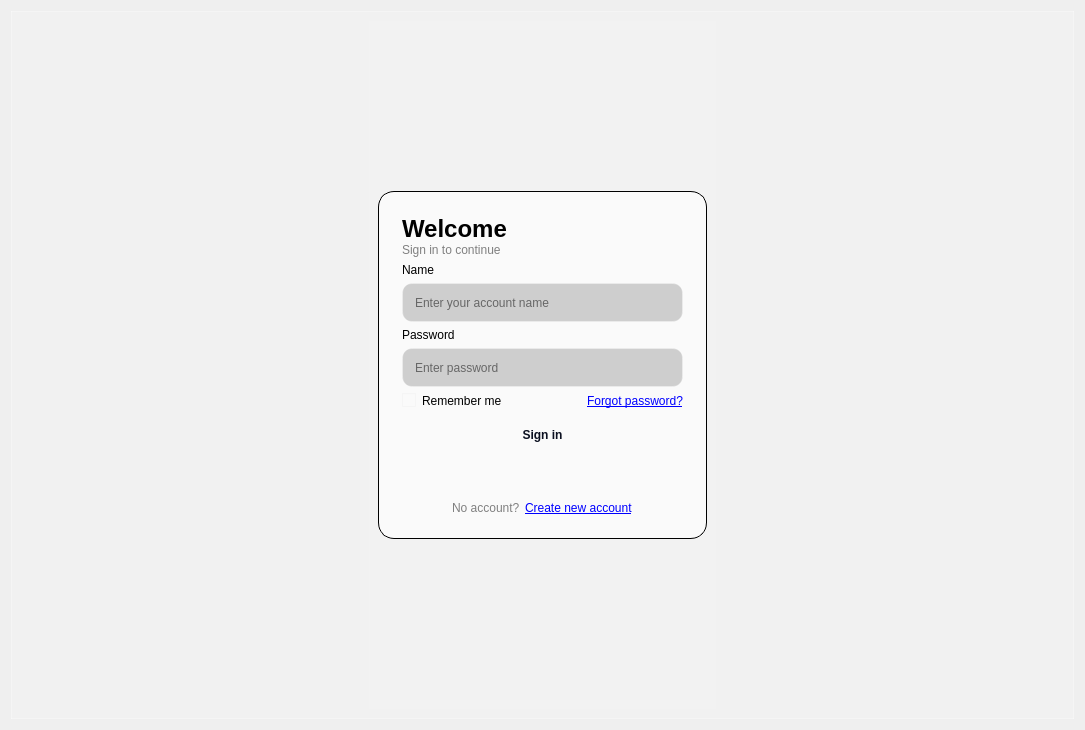
<?xml version="1.0" encoding="UTF-8"?>
<ui version="4.0">
 <class>Dialog</class>
 <widget class="QDialog" name="Dialog">
  <property name="geometry">
   <rect>
    <x>0</x>
    <y>0</y>
    <width>1085</width>
    <height>730</height>
   </rect>
  </property>
  <property name="windowTitle">
   <string>Dialog</string>
  </property>
  <layout class="QHBoxLayout" name="horizontalLayout">
   <item>
    <widget class="QFrame" name="frame">
     <property name="sizePolicy">
      <sizepolicy hsizetype="Expanding" vsizetype="Expanding">
       <horstretch>0</horstretch>
       <verstretch>0</verstretch>
      </sizepolicy>
     </property>
     <property name="styleSheet">
      <string notr="true">background: rgba(255,255,255,0.10);
border: 1px solid rgba(255,255,255,0.32);</string>
     </property>
     <property name="frameShape">
      <enum>QFrame::Shape::StyledPanel</enum>
     </property>
     <property name="frameShadow">
      <enum>QFrame::Shadow::Raised</enum>
     </property>
     <layout class="QHBoxLayout" name="horizontalLayout_4">
      <item>
       <spacer name="horizontalSpacer_2">
        <property name="orientation">
         <enum>Qt::Orientation::Horizontal</enum>
        </property>
        <property name="sizeHint" stdset="0">
         <size>
          <width>342</width>
          <height>20</height>
         </size>
        </property>
       </spacer>
      </item>
      <item>
       <widget class="QFrame" name="frame_2">
        <property name="sizePolicy">
         <sizepolicy hsizetype="Expanding" vsizetype="Preferred">
          <horstretch>0</horstretch>
          <verstretch>0</verstretch>
         </sizepolicy>
        </property>
        <property name="styleSheet">
         <string notr="true">#frame_2 {
	border:none;
}</string>
        </property>
        <property name="frameShape">
         <enum>QFrame::Shape::StyledPanel</enum>
        </property>
        <property name="frameShadow">
         <enum>QFrame::Shadow::Raised</enum>
        </property>
        <layout class="QVBoxLayout" name="verticalLayout">
         <item>
          <spacer name="verticalSpacer_2">
           <property name="orientation">
            <enum>Qt::Orientation::Vertical</enum>
           </property>
           <property name="sizeHint" stdset="0">
            <size>
             <width>20</width>
             <height>40</height>
            </size>
           </property>
          </spacer>
         </item>
         <item>
          <widget class="QFrame" name="frame_3">
           <property name="sizePolicy">
            <sizepolicy hsizetype="Expanding" vsizetype="Expanding">
             <horstretch>0</horstretch>
             <verstretch>0</verstretch>
            </sizepolicy>
           </property>
           <property name="styleSheet">
            <string notr="true">#frame_3 {
	border: 1px solid #000000;
	border-radius: 16px;
	padding: 14px;
	background-color: rgba(255,255,255,0.64);
}
</string>
           </property>
           <property name="frameShape">
            <enum>QFrame::Shape::StyledPanel</enum>
           </property>
           <property name="frameShadow">
            <enum>QFrame::Shadow::Raised</enum>
           </property>
           <layout class="QVBoxLayout" name="verticalLayout_2">
            <item>
             <widget class="QFrame" name="frame_4">
              <property name="sizePolicy">
               <sizepolicy hsizetype="Expanding" vsizetype="Fixed">
                <horstretch>0</horstretch>
                <verstretch>0</verstretch>
               </sizepolicy>
              </property>
              <property name="styleSheet">
               <string notr="true">border: none;</string>
              </property>
              <property name="frameShape">
               <enum>QFrame::Shape::StyledPanel</enum>
              </property>
              <property name="frameShadow">
               <enum>QFrame::Shadow::Raised</enum>
              </property>
              <layout class="QVBoxLayout" name="verticalLayout_3">
               <property name="leftMargin">
                <number>0</number>
               </property>
               <property name="topMargin">
                <number>0</number>
               </property>
               <property name="rightMargin">
                <number>0</number>
               </property>
               <property name="bottomMargin">
                <number>0</number>
               </property>
               <item>
                <widget class="QFrame" name="frame_6">
                 <property name="styleSheet">
                  <string notr="true">border: none;</string>
                 </property>
                 <property name="frameShape">
                  <enum>QFrame::Shape::StyledPanel</enum>
                 </property>
                 <property name="frameShadow">
                  <enum>QFrame::Shadow::Raised</enum>
                 </property>
                 <layout class="QVBoxLayout" name="verticalLayout_5">
                  <property name="spacing">
                   <number>0</number>
                  </property>
                  <property name="leftMargin">
                   <number>0</number>
                  </property>
                  <property name="topMargin">
                   <number>0</number>
                  </property>
                  <property name="rightMargin">
                   <number>0</number>
                  </property>
                  <property name="bottomMargin">
                   <number>0</number>
                  </property>
                  <item>
                   <widget class="QFrame" name="frame_7">
                    <property name="styleSheet">
                     <string notr="true">border: none;</string>
                    </property>
                    <property name="frameShape">
                     <enum>QFrame::Shape::StyledPanel</enum>
                    </property>
                    <property name="frameShadow">
                     <enum>QFrame::Shadow::Raised</enum>
                    </property>
                    <layout class="QHBoxLayout" name="horizontalLayout_2">
                     <property name="leftMargin">
                      <number>0</number>
                     </property>
                     <property name="topMargin">
                      <number>0</number>
                     </property>
                     <property name="rightMargin">
                      <number>0</number>
                     </property>
                     <property name="bottomMargin">
                      <number>0</number>
                     </property>
                     <item>
                      <widget class="QLabel" name="label">
                       <property name="font">
                        <font>
                         <pointsize>18</pointsize>
                         <bold>true</bold>
                        </font>
                       </property>
                       <property name="styleSheet">
                        <string notr="true">border: none;</string>
                       </property>
                       <property name="text">
                        <string>Welcome</string>
                       </property>
                      </widget>
                     </item>
                    </layout>
                   </widget>
                  </item>
                  <item>
                   <widget class="QFrame" name="frame_8">
                    <property name="frameShape">
                     <enum>QFrame::Shape::StyledPanel</enum>
                    </property>
                    <property name="frameShadow">
                     <enum>QFrame::Shadow::Raised</enum>
                    </property>
                    <layout class="QHBoxLayout" name="horizontalLayout_3">
                     <property name="leftMargin">
                      <number>0</number>
                     </property>
                     <property name="topMargin">
                      <number>0</number>
                     </property>
                     <property name="rightMargin">
                      <number>0</number>
                     </property>
                     <property name="bottomMargin">
                      <number>0</number>
                     </property>
                     <item>
                      <widget class="QLabel" name="label_5">
                       <property name="styleSheet">
                        <string notr="true">color: gray;
border: none;</string>
                       </property>
                       <property name="text">
                        <string>Sign in to continue</string>
                       </property>
                      </widget>
                     </item>
                    </layout>
                   </widget>
                  </item>
                 </layout>
                </widget>
               </item>
               <item>
                <widget class="QLabel" name="label_2">
                 <property name="text">
                  <string>Name</string>
                 </property>
                </widget>
               </item>
               <item>
                <widget class="QLineEdit" name="lineEdit">
                 <property name="styleSheet">
                  <string notr="true">QLineEdit {
height: 25px;
color: #000000;
background: rgba(0,0,0,0.18);
border: 1px solid rgba(255,255,255,0.24);
border-radius: 10px;
padding: 6px 10px;
}
QLineEdit:focus {
border: 1px solid #7c5cff;
background: rgba(0,0,0,0.12);
}
QLineEdit:disabled {
color: #9aa3b2;
background: rgba(0,0,0,0.08);
border-color: rgba(255,255,255,0.16);
}</string>
                 </property>
                 <property name="placeholderText">
                  <string>Enter your account name</string>
                 </property>
                </widget>
               </item>
              </layout>
             </widget>
            </item>
            <item>
             <widget class="QFrame" name="frame_5">
              <property name="sizePolicy">
               <sizepolicy hsizetype="Expanding" vsizetype="Fixed">
                <horstretch>0</horstretch>
                <verstretch>0</verstretch>
               </sizepolicy>
              </property>
              <property name="styleSheet">
               <string notr="true">border: none;</string>
              </property>
              <property name="frameShape">
               <enum>QFrame::Shape::StyledPanel</enum>
              </property>
              <property name="frameShadow">
               <enum>QFrame::Shadow::Raised</enum>
              </property>
              <layout class="QVBoxLayout" name="verticalLayout_4">
               <property name="leftMargin">
                <number>0</number>
               </property>
               <property name="topMargin">
                <number>0</number>
               </property>
               <property name="rightMargin">
                <number>0</number>
               </property>
               <property name="bottomMargin">
                <number>0</number>
               </property>
               <item>
                <widget class="QLabel" name="label_3">
                 <property name="text">
                  <string>Password</string>
                 </property>
                </widget>
               </item>
               <item>
                <widget class="QLineEdit" name="lineEdit_2">
                 <property name="styleSheet">
                  <string notr="true">QLineEdit {
height: 25px;
color: #000000;
background: rgba(0,0,0,0.18);
border: 1px solid rgba(255,255,255,0.24);
border-radius: 10px;
padding: 6px 10px;
}
QLineEdit:focus {
border: 1px solid #7c5cff;
background: rgba(0,0,0,0.12);
}
QLineEdit:disabled {
color: #9aa3b2;
background: rgba(0,0,0,0.08);
border-color: rgba(255,255,255,0.16);
}</string>
                 </property>
                 <property name="placeholderText">
                  <string>Enter password</string>
                 </property>
                </widget>
               </item>
              </layout>
             </widget>
            </item>
            <item>
             <widget class="QFrame" name="frame_9">
              <property name="styleSheet">
               <string notr="true">border: none;</string>
              </property>
              <property name="frameShape">
               <enum>QFrame::Shape::StyledPanel</enum>
              </property>
              <property name="frameShadow">
               <enum>QFrame::Shadow::Raised</enum>
              </property>
              <layout class="QHBoxLayout" name="horizontalLayout_5">
               <property name="leftMargin">
                <number>0</number>
               </property>
               <property name="topMargin">
                <number>0</number>
               </property>
               <property name="rightMargin">
                <number>0</number>
               </property>
               <property name="bottomMargin">
                <number>0</number>
               </property>
               <item alignment="Qt::AlignmentFlag::AlignLeft">
                <widget class="QCheckBox" name="checkBox">
                 <property name="text">
                  <string>Remember me</string>
                 </property>
                </widget>
               </item>
               <item alignment="Qt::AlignmentFlag::AlignRight">
                <widget class="QLabel" name="label_6">
                 <property name="font">
                  <font>
                   <underline>true</underline>
                  </font>
                 </property>
                 <property name="styleSheet">
                  <string notr="true">color: blue;</string>
                 </property>
                 <property name="text">
                  <string>Forgot password?</string>
                 </property>
                </widget>
               </item>
              </layout>
             </widget>
            </item>
            <item>
             <widget class="QPushButton" name="pushButton">
              <property name="styleSheet">
               <string notr="true">QPushButton {
color: #0b1020;
font-weight: 600;
padding: 8px 14px;
border: none;
border-radius: 12px;
height: 25px;
background: qlineargradient(
x1:0, y1:0, x2:1, y2:1,
stop:0 #7c5cff,
stop:1 #00d1ff
);
}
QPushButton:hover {
background: qlineargradient(
x1:0, y1:0, x2:1, y2:1,
stop:0 #8a6dff,
stop:1 #1ae0ff
);
}
QPushButton:pressed {
background: qlineargradient(
x1:0, y1:0, x2:1, y2:1,
stop:0 #6c4df0,
stop:1 #00bcea
);
padding-top: 9px; padding-bottom: 7px;
}</string>
              </property>
              <property name="text">
               <string>Sign in</string>
              </property>
             </widget>
            </item>
            <item>
             <spacer name="verticalSpacer_3">
              <property name="orientation">
               <enum>Qt::Orientation::Vertical</enum>
              </property>
              <property name="sizeHint" stdset="0">
               <size>
                <width>20</width>
                <height>40</height>
               </size>
              </property>
             </spacer>
            </item>
            <item alignment="Qt::AlignmentFlag::AlignHCenter">
             <widget class="QFrame" name="frame_10">
              <property name="sizePolicy">
               <sizepolicy hsizetype="Fixed" vsizetype="Fixed">
                <horstretch>0</horstretch>
                <verstretch>0</verstretch>
               </sizepolicy>
              </property>
              <property name="styleSheet">
               <string notr="true">border: none;</string>
              </property>
              <property name="frameShape">
               <enum>QFrame::Shape::StyledPanel</enum>
              </property>
              <property name="frameShadow">
               <enum>QFrame::Shadow::Raised</enum>
              </property>
              <layout class="QHBoxLayout" name="horizontalLayout_6">
               <property name="spacing">
                <number>5</number>
               </property>
               <property name="leftMargin">
                <number>0</number>
               </property>
               <property name="topMargin">
                <number>0</number>
               </property>
               <property name="rightMargin">
                <number>0</number>
               </property>
               <property name="bottomMargin">
                <number>0</number>
               </property>
               <item>
                <widget class="QFrame" name="frame_12">
                 <property name="sizePolicy">
                  <sizepolicy hsizetype="Fixed" vsizetype="Fixed">
                   <horstretch>0</horstretch>
                   <verstretch>0</verstretch>
                  </sizepolicy>
                 </property>
                 <property name="frameShape">
                  <enum>QFrame::Shape::StyledPanel</enum>
                 </property>
                 <property name="frameShadow">
                  <enum>QFrame::Shadow::Raised</enum>
                 </property>
                 <layout class="QHBoxLayout" name="horizontalLayout_7">
                  <property name="spacing">
                   <number>0</number>
                  </property>
                  <property name="leftMargin">
                   <number>0</number>
                  </property>
                  <property name="topMargin">
                   <number>0</number>
                  </property>
                  <property name="rightMargin">
                   <number>0</number>
                  </property>
                  <property name="bottomMargin">
                   <number>0</number>
                  </property>
                  <item>
                   <widget class="QLabel" name="label_7">
                    <property name="sizePolicy">
                     <sizepolicy hsizetype="Fixed" vsizetype="Fixed">
                      <horstretch>0</horstretch>
                      <verstretch>0</verstretch>
                     </sizepolicy>
                    </property>
                    <property name="styleSheet">
                     <string notr="true">color: gray;
border: none;</string>
                    </property>
                    <property name="text">
                     <string>No account?</string>
                    </property>
                   </widget>
                  </item>
                 </layout>
                </widget>
               </item>
               <item>
                <widget class="QLabel" name="label_4">
                 <property name="font">
                  <font>
                   <underline>true</underline>
                  </font>
                 </property>
                 <property name="styleSheet">
                  <string notr="true">color:blue</string>
                 </property>
                 <property name="text">
                  <string>Create new account</string>
                 </property>
                </widget>
               </item>
              </layout>
             </widget>
            </item>
           </layout>
          </widget>
         </item>
         <item>
          <spacer name="verticalSpacer">
           <property name="orientation">
            <enum>Qt::Orientation::Vertical</enum>
           </property>
           <property name="sizeHint" stdset="0">
            <size>
             <width>20</width>
             <height>40</height>
            </size>
           </property>
          </spacer>
         </item>
        </layout>
       </widget>
      </item>
      <item>
       <spacer name="horizontalSpacer">
        <property name="orientation">
         <enum>Qt::Orientation::Horizontal</enum>
        </property>
        <property name="sizeHint" stdset="0">
         <size>
          <width>342</width>
          <height>20</height>
         </size>
        </property>
       </spacer>
      </item>
     </layout>
    </widget>
   </item>
  </layout>
 </widget>
 <resources/>
 <connections/>
</ui>
